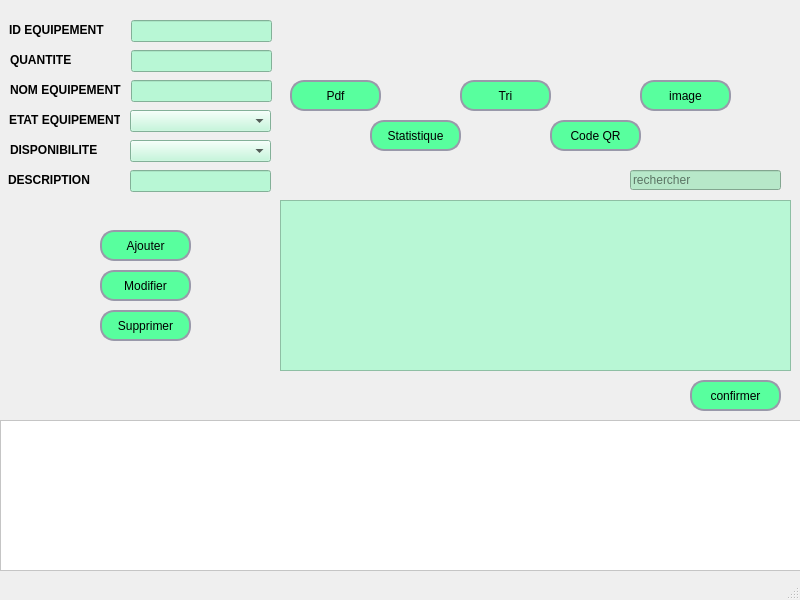
<?xml version="1.0" encoding="UTF-8"?>
<ui version="4.0">
 <class>equipement_window</class>
 <widget class="QMainWindow" name="equipement_window">
  <property name="geometry">
   <rect>
    <x>0</x>
    <y>0</y>
    <width>800</width>
    <height>600</height>
   </rect>
  </property>
  <property name="windowTitle">
   <string>equipement_window</string>
  </property>
  <widget class="QWidget" name="centralwidget">
   <widget class="QTableView" name="tableView">
    <property name="geometry">
     <rect>
      <x>280</x>
      <y>200</y>
      <width>511</width>
      <height>171</height>
     </rect>
    </property>
    <property name="styleSheet">
     <string notr="true">background-color: rgb(183, 232, 201);
background-color: rgb(184, 247, 213);
</string>
    </property>
   </widget>
   <widget class="QPushButton" name="pushButton_codeQR">
    <property name="geometry">
     <rect>
      <x>550</x>
      <y>120</y>
      <width>91</width>
      <height>31</height>
     </rect>
    </property>
    <property name="styleSheet">
     <string notr="true">QPushButton {
	background-color: rgb(88, 255, 158);
	border-style: solid;
	border-width: 2px;
	border-color: #9999aa;
	border-radius: 14px;
	color: black;
	/*background-color: qlineargradient(spread:pad, x1:0.5, y1:0, x2:0.5, y2:1, stop:0 rgba(0, 0, 255, 255), stop:1 rgba(255, 255, 255, 255));*/
}


QPushButton:pressed {
	background-color: qlineargradient(spread:pad, x1:0.5, y1:0, x2:0.5, y2:1, stop:0 rgba(0, 255, 255, 255), stop:1 rgba(255, 255, 255, 255));
		color: #fffffe;
}


QPushButton:hover:!pressed {
	background-color: qlineargradient(spread:pad, x1:0.5, y1:0, x2:0.5, y2:1, stop:0 rgba(255, 0, 255, 255), stop:1 rgba(255, 255, 255, 255));
		color: #0c2f70;
}

QPushButton:disabled {
		background-color: #aaaaaa;
		color: #ffffff;
}
</string>
    </property>
    <property name="text">
     <string>Code QR</string>
    </property>
    <property name="icon">
     <iconset>
      <normaloff>../../../Downloads/QR-Code-PNG-Transparent.png</normaloff>../../../Downloads/QR-Code-PNG-Transparent.png</iconset>
    </property>
    <property name="iconSize">
     <size>
      <width>20</width>
      <height>20</height>
     </size>
    </property>
   </widget>
   <widget class="QLineEdit" name="lineEdit_6">
    <property name="geometry">
     <rect>
      <x>131</x>
      <y>20</y>
      <width>141</width>
      <height>22</height>
     </rect>
    </property>
    <property name="styleSheet">
     <string notr="true">
background-color: rgb(184, 247, 213);


</string>
    </property>
   </widget>
   <widget class="QLineEdit" name="lineEdit">
    <property name="geometry">
     <rect>
      <x>131</x>
      <y>80</y>
      <width>141</width>
      <height>22</height>
     </rect>
    </property>
    <property name="styleSheet">
     <string notr="true">
background-color: rgb(184, 247, 213);


</string>
    </property>
   </widget>
   <widget class="QLineEdit" name="lineEdit_3">
    <property name="geometry">
     <rect>
      <x>131</x>
      <y>50</y>
      <width>141</width>
      <height>22</height>
     </rect>
    </property>
    <property name="styleSheet">
     <string notr="true">background-color: rgb(184, 247, 213);
</string>
    </property>
   </widget>
   <widget class="QLabel" name="label_4">
    <property name="geometry">
     <rect>
      <x>10</x>
      <y>80</y>
      <width>111</width>
      <height>21</height>
     </rect>
    </property>
    <property name="text">
     <string>&lt;html&gt;&lt;head/&gt;&lt;body&gt;&lt;p&gt;&lt;span style=&quot; font-family:'Times New Roman'; font-weight:600; color:#000000; background-color:transparent;&quot;&gt;NOM EQUIPEMENT&lt;/span&gt;&lt;/p&gt;&lt;/body&gt;&lt;/html&gt;</string>
    </property>
   </widget>
   <widget class="QPushButton" name="pushButton_10">
    <property name="geometry">
     <rect>
      <x>100</x>
      <y>310</y>
      <width>91</width>
      <height>31</height>
     </rect>
    </property>
    <property name="styleSheet">
     <string notr="true">QPushButton {
	background-color: rgb(88, 255, 158);
	border-style: solid;
	border-width: 2px;
	border-color: #9999aa;
	border-radius: 14px;
	color: black;
	/*background-color: qlineargradient(spread:pad, x1:0.5, y1:0, x2:0.5, y2:1, stop:0 rgba(0, 0, 255, 255), stop:1 rgba(255, 255, 255, 255));*/
}


QPushButton:pressed {
	background-color: qlineargradient(spread:pad, x1:0.5, y1:0, x2:0.5, y2:1, stop:0 rgba(0, 255, 255, 255), stop:1 rgba(255, 255, 255, 255));
		color: #fffffe;
}


QPushButton:hover:!pressed {
	background-color: qlineargradient(spread:pad, x1:0.5, y1:0, x2:0.5, y2:1, stop:0 rgba(255, 0, 255, 255), stop:1 rgba(255, 255, 255, 255));
		color: #0c2f70;
}

QPushButton:disabled {
		background-color: #aaaaaa;
		color: #ffffff;
}</string>
    </property>
    <property name="text">
     <string>Supprimer</string>
    </property>
    <property name="icon">
     <iconset>
      <normaloff>../../Nouveau dossier/121113.png</normaloff>../../Nouveau dossier/121113.png</iconset>
    </property>
    <property name="iconSize">
     <size>
      <width>20</width>
      <height>20</height>
     </size>
    </property>
   </widget>
   <widget class="QPushButton" name="pushButton_Stat">
    <property name="geometry">
     <rect>
      <x>370</x>
      <y>120</y>
      <width>91</width>
      <height>31</height>
     </rect>
    </property>
    <property name="styleSheet">
     <string notr="true">QPushButton {
	background-color: rgb(88, 255, 158);
	border-style: solid;
	border-width: 2px;
	border-color: #9999aa;
	border-radius: 14px;
	color: black;
	/*background-color: qlineargradient(spread:pad, x1:0.5, y1:0, x2:0.5, y2:1, stop:0 rgba(0, 0, 255, 255), stop:1 rgba(255, 255, 255, 255));*/
}


QPushButton:pressed {
	background-color: qlineargradient(spread:pad, x1:0.5, y1:0, x2:0.5, y2:1, stop:0 rgba(0, 255, 255, 255), stop:1 rgba(255, 255, 255, 255));
		color: #fffffe;
}


QPushButton:hover:!pressed {
	background-color: qlineargradient(spread:pad, x1:0.5, y1:0, x2:0.5, y2:1, stop:0 rgba(255, 0, 255, 255), stop:1 rgba(255, 255, 255, 255));
		color: #0c2f70;
}

QPushButton:disabled {
		background-color: #aaaaaa;
		color: #ffffff;
}</string>
    </property>
    <property name="text">
     <string>Statistique</string>
    </property>
    <property name="icon">
     <iconset>
      <normaloff>../../Nouveau dossier/1170718.png</normaloff>../../Nouveau dossier/1170718.png</iconset>
    </property>
    <property name="iconSize">
     <size>
      <width>20</width>
      <height>20</height>
     </size>
    </property>
   </widget>
   <widget class="QPushButton" name="pushButton_9">
    <property name="geometry">
     <rect>
      <x>100</x>
      <y>270</y>
      <width>91</width>
      <height>31</height>
     </rect>
    </property>
    <property name="styleSheet">
     <string notr="true">QPushButton {
	background-color: rgb(88, 255, 158);
	border-style: solid;
	border-width: 2px;
	border-color: #9999aa;
	border-radius: 14px;
	color: black;
	/*background-color: qlineargradient(spread:pad, x1:0.5, y1:0, x2:0.5, y2:1, stop:0 rgba(0, 0, 255, 255), stop:1 rgba(255, 255, 255, 255));*/
}


QPushButton:pressed {
	background-color: qlineargradient(spread:pad, x1:0.5, y1:0, x2:0.5, y2:1, stop:0 rgba(0, 255, 255, 255), stop:1 rgba(255, 255, 255, 255));
		color: #fffffe;
}


QPushButton:hover:!pressed {
	background-color: qlineargradient(spread:pad, x1:0.5, y1:0, x2:0.5, y2:1, stop:0 rgba(255, 0, 255, 255), stop:1 rgba(255, 255, 255, 255));
		color: #0c2f70;
}

QPushButton:disabled {
		background-color: #aaaaaa;
		color: #ffffff;
}</string>
    </property>
    <property name="text">
     <string>Modifier</string>
    </property>
    <property name="icon">
     <iconset>
      <normaloff>../../Nouveau dossier/45706.png</normaloff>../../Nouveau dossier/45706.png</iconset>
    </property>
    <property name="iconSize">
     <size>
      <width>20</width>
      <height>20</height>
     </size>
    </property>
   </widget>
   <widget class="QLabel" name="label_3">
    <property name="geometry">
     <rect>
      <x>9</x>
      <y>100</y>
      <width>111</width>
      <height>41</height>
     </rect>
    </property>
    <property name="text">
     <string>&lt;html&gt;&lt;head/&gt;&lt;body&gt;&lt;p&gt;&lt;span style=&quot; font-family:'Times New Roman'; font-weight:600; color:#000000; background-color:transparent;&quot;&gt;ETAT EQUIPEMENT&lt;/span&gt;&lt;/p&gt;&lt;/body&gt;&lt;/html&gt;</string>
    </property>
   </widget>
   <widget class="QLabel" name="label_5">
    <property name="geometry">
     <rect>
      <x>8</x>
      <y>160</y>
      <width>91</width>
      <height>41</height>
     </rect>
    </property>
    <property name="text">
     <string>&lt;html&gt;&lt;head/&gt;&lt;body&gt;&lt;p&gt;&lt;span style=&quot; font-family:'Times New Roman'; font-weight:600; color:#000000; background-color:transparent;&quot;&gt;DESCRIPTION&lt;/span&gt;&lt;/p&gt;&lt;/body&gt;&lt;/html&gt;</string>
    </property>
   </widget>
   <widget class="QPushButton" name="pushButton_TRI">
    <property name="geometry">
     <rect>
      <x>460</x>
      <y>80</y>
      <width>91</width>
      <height>31</height>
     </rect>
    </property>
    <property name="styleSheet">
     <string notr="true">QPushButton {
	background-color: rgb(88, 255, 158);
	border-style: solid;
	border-width: 2px;
	border-color: #9999aa;
	border-radius: 14px;
	color: black;
	/*background-color: qlineargradient(spread:pad, x1:0.5, y1:0, x2:0.5, y2:1, stop:0 rgba(0, 0, 255, 255), stop:1 rgba(255, 255, 255, 255));*/
}


QPushButton:pressed {
	background-color: qlineargradient(spread:pad, x1:0.5, y1:0, x2:0.5, y2:1, stop:0 rgba(0, 255, 255, 255), stop:1 rgba(255, 255, 255, 255));
		color: #fffffe;
}


QPushButton:hover:!pressed {
	background-color: qlineargradient(spread:pad, x1:0.5, y1:0, x2:0.5, y2:1, stop:0 rgba(255, 0, 255, 255), stop:1 rgba(255, 255, 255, 255));
		color: #0c2f70;
}

QPushButton:disabled {
		background-color: #aaaaaa;
		color: #ffffff;
}</string>
    </property>
    <property name="text">
     <string>Tri</string>
    </property>
    <property name="icon">
     <iconset>
      <normaloff>../../../Downloads/130898.png</normaloff>../../../Downloads/130898.png</iconset>
    </property>
    <property name="iconSize">
     <size>
      <width>25</width>
      <height>25</height>
     </size>
    </property>
   </widget>
   <widget class="QLabel" name="label_6">
    <property name="geometry">
     <rect>
      <x>9</x>
      <y>20</y>
      <width>111</width>
      <height>21</height>
     </rect>
    </property>
    <property name="text">
     <string>&lt;html&gt;&lt;head/&gt;&lt;body&gt;&lt;p&gt;&lt;span style=&quot; font-family:'Times New Roman'; font-weight:600; color:#000000; background-color:transparent;&quot;&gt;ID EQUIPEMENT&lt;/span&gt;&lt;/p&gt;&lt;/body&gt;&lt;/html&gt;</string>
    </property>
   </widget>
   <widget class="QPushButton" name="pushButton_P">
    <property name="geometry">
     <rect>
      <x>290</x>
      <y>80</y>
      <width>91</width>
      <height>31</height>
     </rect>
    </property>
    <property name="styleSheet">
     <string notr="true">QPushButton {
	background-color: rgb(88, 255, 158);
	border-style: solid;
	border-width: 2px;
	border-color: #9999aa;
	border-radius: 14px;
	color: black;
	/*background-color: qlineargradient(spread:pad, x1:0.5, y1:0, x2:0.5, y2:1, stop:0 rgba(0, 0, 255, 255), stop:1 rgba(255, 255, 255, 255));*/
}


QPushButton:pressed {
	background-color: qlineargradient(spread:pad, x1:0.5, y1:0, x2:0.5, y2:1, stop:0 rgba(0, 255, 255, 255), stop:1 rgba(255, 255, 255, 255));
		color: #fffffe;
}


QPushButton:hover:!pressed {
	background-color: qlineargradient(spread:pad, x1:0.5, y1:0, x2:0.5, y2:1, stop:0 rgba(255, 0, 255, 255), stop:1 rgba(255, 255, 255, 255));
		color: #0c2f70;
}

QPushButton:disabled {
		background-color: #aaaaaa;
		color: #ffffff;
}</string>
    </property>
    <property name="text">
     <string>Pdf</string>
    </property>
    <property name="icon">
     <iconset>
      <normaloff>../../../Downloads/icone-pdf-noire-symbole-png.png</normaloff>../../../Downloads/icone-pdf-noire-symbole-png.png</iconset>
    </property>
    <property name="iconSize">
     <size>
      <width>20</width>
      <height>20</height>
     </size>
    </property>
   </widget>
   <widget class="QLineEdit" name="lineEdit_5">
    <property name="geometry">
     <rect>
      <x>130</x>
      <y>170</y>
      <width>141</width>
      <height>22</height>
     </rect>
    </property>
    <property name="styleSheet">
     <string notr="true">background-color: rgb(184, 247, 213);
</string>
    </property>
   </widget>
   <widget class="QLineEdit" name="lineEdit_9">
    <property name="geometry">
     <rect>
      <x>630</x>
      <y>170</y>
      <width>151</width>
      <height>20</height>
     </rect>
    </property>
    <property name="styleSheet">
     <string notr="true">background-color: rgb(183, 232, 201);
</string>
    </property>
    <property name="text">
     <string/>
    </property>
    <property name="placeholderText">
     <string>rechercher</string>
    </property>
   </widget>
   <widget class="QPushButton" name="pushButton_8">
    <property name="geometry">
     <rect>
      <x>100</x>
      <y>230</y>
      <width>91</width>
      <height>31</height>
     </rect>
    </property>
    <property name="styleSheet">
     <string notr="true">QPushButton {
	background-color: rgb(88, 255, 158);
	border-style: solid;
	border-width: 2px;
	border-color: #9999aa;
	border-radius: 14px;
	color: black;
	/*background-color: qlineargradient(spread:pad, x1:0.5, y1:0, x2:0.5, y2:1, stop:0 rgba(0, 0, 255, 255), stop:1 rgba(255, 255, 255, 255));*/
}


QPushButton:pressed {
	background-color: qlineargradient(spread:pad, x1:0.5, y1:0, x2:0.5, y2:1, stop:0 rgba(0, 255, 255, 255), stop:1 rgba(255, 255, 255, 255));
		color: #fffffe;
}


QPushButton:hover:!pressed {
	background-color: qlineargradient(spread:pad, x1:0.5, y1:0, x2:0.5, y2:1, stop:0 rgba(255, 0, 255, 255), stop:1 rgba(255, 255, 255, 255));
		color: #0c2f70;
}

QPushButton:disabled {
		background-color: #aaaaaa;
		color: #ffffff;
}</string>
    </property>
    <property name="text">
     <string>Ajouter</string>
    </property>
    <property name="icon">
     <iconset>
      <normaloff>../../Nouveau dossier/64579.png</normaloff>../../Nouveau dossier/64579.png</iconset>
    </property>
    <property name="iconSize">
     <size>
      <width>20</width>
      <height>20</height>
     </size>
    </property>
   </widget>
   <widget class="QPushButton" name="pushButton_image">
    <property name="geometry">
     <rect>
      <x>640</x>
      <y>80</y>
      <width>91</width>
      <height>31</height>
     </rect>
    </property>
    <property name="styleSheet">
     <string notr="true">QPushButton {
	background-color: rgb(88, 255, 158);
	border-style: solid;
	border-width: 2px;
	border-color: #9999aa;
	border-radius: 14px;
	color: black;
	/*background-color: qlineargradient(spread:pad, x1:0.5, y1:0, x2:0.5, y2:1, stop:0 rgba(0, 0, 255, 255), stop:1 rgba(255, 255, 255, 255));*/
}


QPushButton:pressed {
	background-color: qlineargradient(spread:pad, x1:0.5, y1:0, x2:0.5, y2:1, stop:0 rgba(0, 255, 255, 255), stop:1 rgba(255, 255, 255, 255));
		color: #fffffe;
}


QPushButton:hover:!pressed {
	background-color: qlineargradient(spread:pad, x1:0.5, y1:0, x2:0.5, y2:1, stop:0 rgba(255, 0, 255, 255), stop:1 rgba(255, 255, 255, 255));
		color: #0c2f70;
}

QPushButton:disabled {
		background-color: #aaaaaa;
		color: #ffffff;
}</string>
    </property>
    <property name="text">
     <string>image</string>
    </property>
    <property name="icon">
     <iconset>
      <normaloff>../../../Downloads/29264.png</normaloff>../../../Downloads/29264.png</iconset>
    </property>
    <property name="iconSize">
     <size>
      <width>20</width>
      <height>20</height>
     </size>
    </property>
   </widget>
   <widget class="QPushButton" name="pushButton_SEARCH">
    <property name="geometry">
     <rect>
      <x>690</x>
      <y>380</y>
      <width>91</width>
      <height>31</height>
     </rect>
    </property>
    <property name="styleSheet">
     <string notr="true">QPushButton {
	background-color: rgb(88, 255, 158);
	border-style: solid;
	border-width: 2px;
	border-color: #9999aa;
	border-radius: 14px;
	color: black;
	/*background-color: qlineargradient(spread:pad, x1:0.5, y1:0, x2:0.5, y2:1, stop:0 rgba(0, 0, 255, 255), stop:1 rgba(255, 255, 255, 255));*/
}


QPushButton:pressed {
	background-color: qlineargradient(spread:pad, x1:0.5, y1:0, x2:0.5, y2:1, stop:0 rgba(0, 255, 255, 255), stop:1 rgba(255, 255, 255, 255));
		color: #fffffe;
}


QPushButton:hover:!pressed {
	background-color: qlineargradient(spread:pad, x1:0.5, y1:0, x2:0.5, y2:1, stop:0 rgba(255, 0, 255, 255), stop:1 rgba(255, 255, 255, 255));
		color: #0c2f70;
}

QPushButton:disabled {
		background-color: #aaaaaa;
		color: #ffffff;
}</string>
    </property>
    <property name="text">
     <string>confirmer</string>
    </property>
    <property name="icon">
     <iconset>
      <normaloff>../../Nouveau dossier/confirm-16.png</normaloff>../../Nouveau dossier/confirm-16.png</iconset>
    </property>
    <property name="iconSize">
     <size>
      <width>20</width>
      <height>20</height>
     </size>
    </property>
   </widget>
   <widget class="QComboBox" name="lineEdit_4">
    <property name="geometry">
     <rect>
      <x>130</x>
      <y>140</y>
      <width>141</width>
      <height>22</height>
     </rect>
    </property>
    <property name="sizePolicy">
     <sizepolicy hsizetype="Expanding" vsizetype="Fixed">
      <horstretch>0</horstretch>
      <verstretch>0</verstretch>
     </sizepolicy>
    </property>
    <property name="styleSheet">
     <string notr="true">
background-color: rgb(184, 247, 213);
</string>
    </property>
   </widget>
   <widget class="QTableView" name="label_stat">
    <property name="geometry">
     <rect>
      <x>0</x>
      <y>420</y>
      <width>801</width>
      <height>151</height>
     </rect>
    </property>
    <property name="styleSheet">
     <string notr="true">
background-color: rgb(255, 255, 255);
background-color: rgb(255, 255, 255);
</string>
    </property>
   </widget>
   <widget class="QLabel" name="label_7">
    <property name="geometry">
     <rect>
      <x>10</x>
      <y>50</y>
      <width>111</width>
      <height>21</height>
     </rect>
    </property>
    <property name="text">
     <string>&lt;html&gt;&lt;head/&gt;&lt;body&gt;&lt;p&gt;&lt;span style=&quot; font-family:'Times New Roman'; font-weight:600; color:#000000; background-color:transparent;&quot;&gt;QUANTITE&lt;/span&gt;&lt;/p&gt;&lt;/body&gt;&lt;/html&gt;</string>
    </property>
   </widget>
   <widget class="QLabel" name="labelLOGOPIC">
    <property name="geometry">
     <rect>
      <x>730</x>
      <y>0</y>
      <width>61</width>
      <height>71</height>
     </rect>
    </property>
    <property name="text">
     <string/>
    </property>
   </widget>
   <widget class="QLabel" name="label_8">
    <property name="geometry">
     <rect>
      <x>10</x>
      <y>130</y>
      <width>111</width>
      <height>41</height>
     </rect>
    </property>
    <property name="text">
     <string>&lt;html&gt;&lt;head/&gt;&lt;body&gt;&lt;p&gt;&lt;span style=&quot; font-family:'Times New Roman'; font-weight:600; color:#000000; background-color:transparent;&quot;&gt;DISPONIBILITE&lt;/span&gt;&lt;/p&gt;&lt;/body&gt;&lt;/html&gt;</string>
    </property>
   </widget>
   <widget class="QComboBox" name="lineEdit_7">
    <property name="geometry">
     <rect>
      <x>130</x>
      <y>110</y>
      <width>141</width>
      <height>22</height>
     </rect>
    </property>
    <property name="sizePolicy">
     <sizepolicy hsizetype="Expanding" vsizetype="Fixed">
      <horstretch>0</horstretch>
      <verstretch>0</verstretch>
     </sizepolicy>
    </property>
    <property name="styleSheet">
     <string notr="true">
background-color: rgb(184, 247, 213);
</string>
    </property>
   </widget>
  </widget>
  <widget class="QMenuBar" name="menubar">
   <property name="geometry">
    <rect>
     <x>0</x>
     <y>0</y>
     <width>800</width>
     <height>22</height>
    </rect>
   </property>
  </widget>
  <widget class="QStatusBar" name="statusbar"/>
 </widget>
 <resources/>
 <connections/>
</ui>
